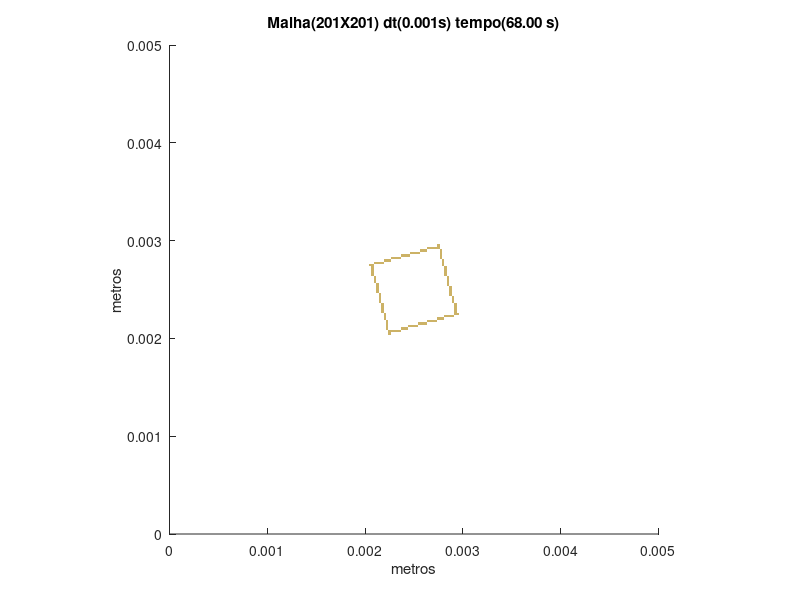

Source code (MATLAB):
set (gca,'PlotBoxAspectRatio',[1 1 1],'Xlim',[0,0.005],'Ylim',[0,0.005])
hold on
title('Malha(201X201) dt(0.001s) tempo(68.00 s)')
hold on
ylabel('metros')
hold on
xlabel('metros')
hold on

fill([0.00223880597014925 0.00223880597014925 0.0022636815920398 0.0022636815920398],[0.00203980099502488 0.00206467661691542 0.00206467661691542 0.00203980099502488],[0.8,0.7,0.4],'LineStyle','none')

fill([0.00223880597014925 0.00223880597014925 0.0022636815920398 0.0022636815920398],[0.00206467661691542 0.00208955223880597 0.00208955223880597 0.00206467661691542],[0.8,0.7,0.4],'LineStyle','none')

fill([0.0022636815920398 0.0022636815920398 0.00228855721393035 0.00228855721393035],[0.00206467661691542 0.00208955223880597 0.00208955223880597 0.00206467661691542],[0.8,0.7,0.4],'LineStyle','none')

fill([0.00228855721393035 0.00228855721393035 0.0023134328358209 0.0023134328358209],[0.00206467661691542 0.00208955223880597 0.00208955223880597 0.00206467661691542],[0.8,0.7,0.4],'LineStyle','none')

fill([0.0023134328358209 0.0023134328358209 0.00233830845771144 0.00233830845771144],[0.00206467661691542 0.00208955223880597 0.00208955223880597 0.00206467661691542],[0.8,0.7,0.4],'LineStyle','none')

fill([0.00233830845771144 0.00233830845771144 0.00236318407960199 0.00236318407960199],[0.00206467661691542 0.00208955223880597 0.00208955223880597 0.00206467661691542],[0.8,0.7,0.4],'LineStyle','none')

fill([0.00221393034825871 0.00221393034825871 0.00223880597014925 0.00223880597014925],[0.00208955223880597 0.00211442786069652 0.00211442786069652 0.00208955223880597],[0.8,0.7,0.4],'LineStyle','none')

fill([0.00236318407960199 0.00236318407960199 0.00238805970149254 0.00238805970149254],[0.00208955223880597 0.00211442786069652 0.00211442786069652 0.00208955223880597],[0.8,0.7,0.4],'LineStyle','none')

fill([0.00238805970149254 0.00238805970149254 0.00241293532338308 0.00241293532338308],[0.00208955223880597 0.00211442786069652 0.00211442786069652 0.00208955223880597],[0.8,0.7,0.4],'LineStyle','none')

fill([0.00241293532338308 0.00241293532338308 0.00243781094527363 0.00243781094527363],[0.00208955223880597 0.00211442786069652 0.00211442786069652 0.00208955223880597],[0.8,0.7,0.4],'LineStyle','none')

fill([0.00221393034825871 0.00221393034825871 0.00223880597014925 0.00223880597014925],[0.00211442786069652 0.00213930348258706 0.00213930348258706 0.00211442786069652],[0.8,0.7,0.4],'LineStyle','none')

fill([0.00243781094527363 0.00243781094527363 0.00246268656716418 0.00246268656716418],[0.00211442786069652 0.00213930348258706 0.00213930348258706 0.00211442786069652],[0.8,0.7,0.4],'LineStyle','none')

fill([0.00246268656716418 0.00246268656716418 0.00248756218905473 0.00248756218905473],[0.00211442786069652 0.00213930348258706 0.00213930348258706 0.00211442786069652],[0.8,0.7,0.4],'LineStyle','none')

fill([0.00248756218905473 0.00248756218905473 0.00251243781094527 0.00251243781094527],[0.00211442786069652 0.00213930348258706 0.00213930348258706 0.00211442786069652],[0.8,0.7,0.4],'LineStyle','none')

fill([0.00251243781094527 0.00251243781094527 0.00253731343283582 0.00253731343283582],[0.00211442786069652 0.00213930348258706 0.00213930348258706 0.00211442786069652],[0.8,0.7,0.4],'LineStyle','none')

fill([0.00221393034825871 0.00221393034825871 0.00223880597014925 0.00223880597014925],[0.00213930348258706 0.00216417910447761 0.00216417910447761 0.00213930348258706],[0.8,0.7,0.4],'LineStyle','none')

fill([0.00253731343283582 0.00253731343283582 0.00256218905472637 0.00256218905472637],[0.00213930348258706 0.00216417910447761 0.00216417910447761 0.00213930348258706],[0.8,0.7,0.4],'LineStyle','none')

fill([0.00256218905472637 0.00256218905472637 0.00258706467661692 0.00258706467661692],[0.00213930348258706 0.00216417910447761 0.00216417910447761 0.00213930348258706],[0.8,0.7,0.4],'LineStyle','none')

fill([0.00258706467661692 0.00258706467661692 0.00261194029850746 0.00261194029850746],[0.00213930348258706 0.00216417910447761 0.00216417910447761 0.00213930348258706],[0.8,0.7,0.4],'LineStyle','none')

fill([0.00261194029850746 0.00261194029850746 0.00263681592039801 0.00263681592039801],[0.00213930348258706 0.00216417910447761 0.00216417910447761 0.00213930348258706],[0.8,0.7,0.4],'LineStyle','none')

fill([0.00221393034825871 0.00221393034825871 0.00223880597014925 0.00223880597014925],[0.00216417910447761 0.00218905472636816 0.00218905472636816 0.00216417910447761],[0.8,0.7,0.4],'LineStyle','none')

fill([0.00263681592039801 0.00263681592039801 0.00266169154228856 0.00266169154228856],[0.00216417910447761 0.00218905472636816 0.00218905472636816 0.00216417910447761],[0.8,0.7,0.4],'LineStyle','none')

fill([0.00266169154228856 0.00266169154228856 0.0026865671641791 0.0026865671641791],[0.00216417910447761 0.00218905472636816 0.00218905472636816 0.00216417910447761],[0.8,0.7,0.4],'LineStyle','none')

fill([0.0026865671641791 0.0026865671641791 0.00271144278606965 0.00271144278606965],[0.00216417910447761 0.00218905472636816 0.00218905472636816 0.00216417910447761],[0.8,0.7,0.4],'LineStyle','none')

fill([0.00271144278606965 0.00271144278606965 0.0027363184079602 0.0027363184079602],[0.00216417910447761 0.00218905472636816 0.00218905472636816 0.00216417910447761],[0.8,0.7,0.4],'LineStyle','none')

fill([0.00218905472636816 0.00218905472636816 0.00221393034825871 0.00221393034825871],[0.00218905472636816 0.00221393034825871 0.00221393034825871 0.00218905472636816],[0.8,0.7,0.4],'LineStyle','none')

fill([0.0027363184079602 0.0027363184079602 0.00276119402985075 0.00276119402985075],[0.00218905472636816 0.00221393034825871 0.00221393034825871 0.00218905472636816],[0.8,0.7,0.4],'LineStyle','none')

fill([0.00276119402985075 0.00276119402985075 0.00278606965174129 0.00278606965174129],[0.00218905472636816 0.00221393034825871 0.00221393034825871 0.00218905472636816],[0.8,0.7,0.4],'LineStyle','none')

fill([0.00278606965174129 0.00278606965174129 0.00281094527363184 0.00281094527363184],[0.00218905472636816 0.00221393034825871 0.00221393034825871 0.00218905472636816],[0.8,0.7,0.4],'LineStyle','none')

fill([0.00218905472636816 0.00218905472636816 0.00221393034825871 0.00221393034825871],[0.00221393034825871 0.00223880597014925 0.00223880597014925 0.00221393034825871],[0.8,0.7,0.4],'LineStyle','none')

fill([0.00281094527363184 0.00281094527363184 0.00283582089552239 0.00283582089552239],[0.00221393034825871 0.00223880597014925 0.00223880597014925 0.00221393034825871],[0.8,0.7,0.4],'LineStyle','none')

fill([0.00283582089552239 0.00283582089552239 0.00286069651741294 0.00286069651741294],[0.00221393034825871 0.00223880597014925 0.00223880597014925 0.00221393034825871],[0.8,0.7,0.4],'LineStyle','none')

fill([0.00286069651741294 0.00286069651741294 0.00288557213930348 0.00288557213930348],[0.00221393034825871 0.00223880597014925 0.00223880597014925 0.00221393034825871],[0.8,0.7,0.4],'LineStyle','none')

fill([0.00288557213930348 0.00288557213930348 0.00291044776119403 0.00291044776119403],[0.00221393034825871 0.00223880597014925 0.00223880597014925 0.00221393034825871],[0.8,0.7,0.4],'LineStyle','none')

fill([0.00218905472636816 0.00218905472636816 0.00221393034825871 0.00221393034825871],[0.00223880597014925 0.0022636815920398 0.0022636815920398 0.00223880597014925],[0.8,0.7,0.4],'LineStyle','none')

fill([0.00291044776119403 0.00291044776119403 0.00293532338308458 0.00293532338308458],[0.00223880597014925 0.0022636815920398 0.0022636815920398 0.00223880597014925],[0.8,0.7,0.4],'LineStyle','none')

fill([0.00293532338308458 0.00293532338308458 0.00296019900497512 0.00296019900497512],[0.00223880597014925 0.0022636815920398 0.0022636815920398 0.00223880597014925],[0.8,0.7,0.4],'LineStyle','none')

fill([0.00216417910447761 0.00216417910447761 0.00218905472636816 0.00218905472636816],[0.0022636815920398 0.00228855721393035 0.00228855721393035 0.0022636815920398],[0.8,0.7,0.4],'LineStyle','none')

fill([0.00291044776119403 0.00291044776119403 0.00293532338308458 0.00293532338308458],[0.0022636815920398 0.00228855721393035 0.00228855721393035 0.0022636815920398],[0.8,0.7,0.4],'LineStyle','none')

fill([0.00216417910447761 0.00216417910447761 0.00218905472636816 0.00218905472636816],[0.00228855721393035 0.0023134328358209 0.0023134328358209 0.00228855721393035],[0.8,0.7,0.4],'LineStyle','none')

fill([0.00291044776119403 0.00291044776119403 0.00293532338308458 0.00293532338308458],[0.00228855721393035 0.0023134328358209 0.0023134328358209 0.00228855721393035],[0.8,0.7,0.4],'LineStyle','none')

fill([0.00216417910447761 0.00216417910447761 0.00218905472636816 0.00218905472636816],[0.0023134328358209 0.00233830845771144 0.00233830845771144 0.0023134328358209],[0.8,0.7,0.4],'LineStyle','none')

fill([0.00291044776119403 0.00291044776119403 0.00293532338308458 0.00293532338308458],[0.0023134328358209 0.00233830845771144 0.00233830845771144 0.0023134328358209],[0.8,0.7,0.4],'LineStyle','none')

fill([0.00216417910447761 0.00216417910447761 0.00218905472636816 0.00218905472636816],[0.00233830845771144 0.00236318407960199 0.00236318407960199 0.00233830845771144],[0.8,0.7,0.4],'LineStyle','none')

fill([0.00291044776119403 0.00291044776119403 0.00293532338308458 0.00293532338308458],[0.00233830845771144 0.00236318407960199 0.00236318407960199 0.00233830845771144],[0.8,0.7,0.4],'LineStyle','none')

fill([0.00213930348258706 0.00213930348258706 0.00216417910447761 0.00216417910447761],[0.00236318407960199 0.00238805970149254 0.00238805970149254 0.00236318407960199],[0.8,0.7,0.4],'LineStyle','none')

fill([0.00288557213930348 0.00288557213930348 0.00291044776119403 0.00291044776119403],[0.00236318407960199 0.00238805970149254 0.00238805970149254 0.00236318407960199],[0.8,0.7,0.4],'LineStyle','none')

fill([0.00213930348258706 0.00213930348258706 0.00216417910447761 0.00216417910447761],[0.00238805970149254 0.00241293532338308 0.00241293532338308 0.00238805970149254],[0.8,0.7,0.4],'LineStyle','none')

fill([0.00288557213930348 0.00288557213930348 0.00291044776119403 0.00291044776119403],[0.00238805970149254 0.00241293532338308 0.00241293532338308 0.00238805970149254],[0.8,0.7,0.4],'LineStyle','none')

fill([0.00213930348258706 0.00213930348258706 0.00216417910447761 0.00216417910447761],[0.00241293532338308 0.00243781094527363 0.00243781094527363 0.00241293532338308],[0.8,0.7,0.4],'LineStyle','none')

fill([0.00288557213930348 0.00288557213930348 0.00291044776119403 0.00291044776119403],[0.00241293532338308 0.00243781094527363 0.00243781094527363 0.00241293532338308],[0.8,0.7,0.4],'LineStyle','none')

fill([0.00213930348258706 0.00213930348258706 0.00216417910447761 0.00216417910447761],[0.00243781094527363 0.00246268656716418 0.00246268656716418 0.00243781094527363],[0.8,0.7,0.4],'LineStyle','none')

fill([0.00286069651741294 0.00286069651741294 0.00288557213930348 0.00288557213930348],[0.00243781094527363 0.00246268656716418 0.00246268656716418 0.00243781094527363],[0.8,0.7,0.4],'LineStyle','none')

fill([0.00211442786069652 0.00211442786069652 0.00213930348258706 0.00213930348258706],[0.00246268656716418 0.00248756218905473 0.00248756218905473 0.00246268656716418],[0.8,0.7,0.4],'LineStyle','none')

fill([0.00286069651741294 0.00286069651741294 0.00288557213930348 0.00288557213930348],[0.00246268656716418 0.00248756218905473 0.00248756218905473 0.00246268656716418],[0.8,0.7,0.4],'LineStyle','none')

fill([0.00211442786069652 0.00211442786069652 0.00213930348258706 0.00213930348258706],[0.00248756218905473 0.00251243781094527 0.00251243781094527 0.00248756218905473],[0.8,0.7,0.4],'LineStyle','none')

fill([0.00286069651741294 0.00286069651741294 0.00288557213930348 0.00288557213930348],[0.00248756218905473 0.00251243781094527 0.00251243781094527 0.00248756218905473],[0.8,0.7,0.4],'LineStyle','none')

fill([0.00211442786069652 0.00211442786069652 0.00213930348258706 0.00213930348258706],[0.00251243781094527 0.00253731343283582 0.00253731343283582 0.00251243781094527],[0.8,0.7,0.4],'LineStyle','none')

fill([0.00286069651741294 0.00286069651741294 0.00288557213930348 0.00288557213930348],[0.00251243781094527 0.00253731343283582 0.00253731343283582 0.00251243781094527],[0.8,0.7,0.4],'LineStyle','none')

fill([0.00211442786069652 0.00211442786069652 0.00213930348258706 0.00213930348258706],[0.00253731343283582 0.00256218905472637 0.00256218905472637 0.00253731343283582],[0.8,0.7,0.4],'LineStyle','none')

fill([0.00283582089552239 0.00283582089552239 0.00286069651741294 0.00286069651741294],[0.00253731343283582 0.00256218905472637 0.00256218905472637 0.00253731343283582],[0.8,0.7,0.4],'LineStyle','none')

fill([0.00208955223880597 0.00208955223880597 0.00211442786069652 0.00211442786069652],[0.00256218905472637 0.00258706467661692 0.00258706467661692 0.00256218905472637],[0.8,0.7,0.4],'LineStyle','none')

fill([0.00283582089552239 0.00283582089552239 0.00286069651741294 0.00286069651741294],[0.00256218905472637 0.00258706467661692 0.00258706467661692 0.00256218905472637],[0.8,0.7,0.4],'LineStyle','none')

fill([0.00208955223880597 0.00208955223880597 0.00211442786069652 0.00211442786069652],[0.00258706467661692 0.00261194029850746 0.00261194029850746 0.00258706467661692],[0.8,0.7,0.4],'LineStyle','none')

fill([0.00283582089552239 0.00283582089552239 0.00286069651741294 0.00286069651741294],[0.00258706467661692 0.00261194029850746 0.00261194029850746 0.00258706467661692],[0.8,0.7,0.4],'LineStyle','none')

fill([0.00208955223880597 0.00208955223880597 0.00211442786069652 0.00211442786069652],[0.00261194029850746 0.00263681592039801 0.00263681592039801 0.00261194029850746],[0.8,0.7,0.4],'LineStyle','none')

fill([0.00283582089552239 0.00283582089552239 0.00286069651741294 0.00286069651741294],[0.00261194029850746 0.00263681592039801 0.00263681592039801 0.00261194029850746],[0.8,0.7,0.4],'LineStyle','none')

fill([0.00206467661691542 0.00206467661691542 0.00208955223880597 0.00208955223880597],[0.00263681592039801 0.00266169154228856 0.00266169154228856 0.00263681592039801],[0.8,0.7,0.4],'LineStyle','none')

fill([0.00281094527363184 0.00281094527363184 0.00283582089552239 0.00283582089552239],[0.00263681592039801 0.00266169154228856 0.00266169154228856 0.00263681592039801],[0.8,0.7,0.4],'LineStyle','none')

fill([0.00206467661691542 0.00206467661691542 0.00208955223880597 0.00208955223880597],[0.00266169154228856 0.0026865671641791 0.0026865671641791 0.00266169154228856],[0.8,0.7,0.4],'LineStyle','none')

fill([0.00281094527363184 0.00281094527363184 0.00283582089552239 0.00283582089552239],[0.00266169154228856 0.0026865671641791 0.0026865671641791 0.00266169154228856],[0.8,0.7,0.4],'LineStyle','none')

fill([0.00206467661691542 0.00206467661691542 0.00208955223880597 0.00208955223880597],[0.0026865671641791 0.00271144278606965 0.00271144278606965 0.0026865671641791],[0.8,0.7,0.4],'LineStyle','none')

fill([0.00281094527363184 0.00281094527363184 0.00283582089552239 0.00283582089552239],[0.0026865671641791 0.00271144278606965 0.00271144278606965 0.0026865671641791],[0.8,0.7,0.4],'LineStyle','none')

fill([0.00206467661691542 0.00206467661691542 0.00208955223880597 0.00208955223880597],[0.00271144278606965 0.0027363184079602 0.0027363184079602 0.00271144278606965],[0.8,0.7,0.4],'LineStyle','none')

fill([0.00281094527363184 0.00281094527363184 0.00283582089552239 0.00283582089552239],[0.00271144278606965 0.0027363184079602 0.0027363184079602 0.00271144278606965],[0.8,0.7,0.4],'LineStyle','none')

fill([0.00203980099502488 0.00203980099502488 0.00206467661691542 0.00206467661691542],[0.0027363184079602 0.00276119402985075 0.00276119402985075 0.0027363184079602],[0.8,0.7,0.4],'LineStyle','none')

fill([0.00206467661691542 0.00206467661691542 0.00208955223880597 0.00208955223880597],[0.0027363184079602 0.00276119402985075 0.00276119402985075 0.0027363184079602],[0.8,0.7,0.4],'LineStyle','none')

fill([0.00278606965174129 0.00278606965174129 0.00281094527363184 0.00281094527363184],[0.0027363184079602 0.00276119402985075 0.00276119402985075 0.0027363184079602],[0.8,0.7,0.4],'LineStyle','none')

fill([0.00208955223880597 0.00208955223880597 0.00211442786069652 0.00211442786069652],[0.00276119402985075 0.00278606965174129 0.00278606965174129 0.00276119402985075],[0.8,0.7,0.4],'LineStyle','none')

fill([0.00211442786069652 0.00211442786069652 0.00213930348258706 0.00213930348258706],[0.00276119402985075 0.00278606965174129 0.00278606965174129 0.00276119402985075],[0.8,0.7,0.4],'LineStyle','none')

fill([0.00213930348258706 0.00213930348258706 0.00216417910447761 0.00216417910447761],[0.00276119402985075 0.00278606965174129 0.00278606965174129 0.00276119402985075],[0.8,0.7,0.4],'LineStyle','none')

fill([0.00216417910447761 0.00216417910447761 0.00218905472636816 0.00218905472636816],[0.00276119402985075 0.00278606965174129 0.00278606965174129 0.00276119402985075],[0.8,0.7,0.4],'LineStyle','none')

fill([0.00278606965174129 0.00278606965174129 0.00281094527363184 0.00281094527363184],[0.00276119402985075 0.00278606965174129 0.00278606965174129 0.00276119402985075],[0.8,0.7,0.4],'LineStyle','none')

fill([0.00218905472636816 0.00218905472636816 0.00221393034825871 0.00221393034825871],[0.00278606965174129 0.00281094527363184 0.00281094527363184 0.00278606965174129],[0.8,0.7,0.4],'LineStyle','none')

fill([0.00221393034825871 0.00221393034825871 0.00223880597014925 0.00223880597014925],[0.00278606965174129 0.00281094527363184 0.00281094527363184 0.00278606965174129],[0.8,0.7,0.4],'LineStyle','none')

fill([0.00223880597014925 0.00223880597014925 0.0022636815920398 0.0022636815920398],[0.00278606965174129 0.00281094527363184 0.00281094527363184 0.00278606965174129],[0.8,0.7,0.4],'LineStyle','none')

fill([0.00278606965174129 0.00278606965174129 0.00281094527363184 0.00281094527363184],[0.00278606965174129 0.00281094527363184 0.00281094527363184 0.00278606965174129],[0.8,0.7,0.4],'LineStyle','none')

fill([0.0022636815920398 0.0022636815920398 0.00228855721393035 0.00228855721393035],[0.00281094527363184 0.00283582089552239 0.00283582089552239 0.00281094527363184],[0.8,0.7,0.4],'LineStyle','none')

fill([0.00228855721393035 0.00228855721393035 0.0023134328358209 0.0023134328358209],[0.00281094527363184 0.00283582089552239 0.00283582089552239 0.00281094527363184],[0.8,0.7,0.4],'LineStyle','none')

fill([0.0023134328358209 0.0023134328358209 0.00233830845771144 0.00233830845771144],[0.00281094527363184 0.00283582089552239 0.00283582089552239 0.00281094527363184],[0.8,0.7,0.4],'LineStyle','none')

fill([0.00233830845771144 0.00233830845771144 0.00236318407960199 0.00236318407960199],[0.00281094527363184 0.00283582089552239 0.00283582089552239 0.00281094527363184],[0.8,0.7,0.4],'LineStyle','none')

fill([0.00276119402985075 0.00276119402985075 0.00278606965174129 0.00278606965174129],[0.00281094527363184 0.00283582089552239 0.00283582089552239 0.00281094527363184],[0.8,0.7,0.4],'LineStyle','none')

fill([0.00236318407960199 0.00236318407960199 0.00238805970149254 0.00238805970149254],[0.00283582089552239 0.00286069651741294 0.00286069651741294 0.00283582089552239],[0.8,0.7,0.4],'LineStyle','none')

fill([0.00238805970149254 0.00238805970149254 0.00241293532338308 0.00241293532338308],[0.00283582089552239 0.00286069651741294 0.00286069651741294 0.00283582089552239],[0.8,0.7,0.4],'LineStyle','none')

fill([0.00241293532338308 0.00241293532338308 0.00243781094527363 0.00243781094527363],[0.00283582089552239 0.00286069651741294 0.00286069651741294 0.00283582089552239],[0.8,0.7,0.4],'LineStyle','none')

fill([0.00243781094527363 0.00243781094527363 0.00246268656716418 0.00246268656716418],[0.00283582089552239 0.00286069651741294 0.00286069651741294 0.00283582089552239],[0.8,0.7,0.4],'LineStyle','none')

fill([0.00276119402985075 0.00276119402985075 0.00278606965174129 0.00278606965174129],[0.00283582089552239 0.00286069651741294 0.00286069651741294 0.00283582089552239],[0.8,0.7,0.4],'LineStyle','none')

fill([0.00246268656716418 0.00246268656716418 0.00248756218905473 0.00248756218905473],[0.00286069651741294 0.00288557213930348 0.00288557213930348 0.00286069651741294],[0.8,0.7,0.4],'LineStyle','none')

fill([0.00248756218905473 0.00248756218905473 0.00251243781094527 0.00251243781094527],[0.00286069651741294 0.00288557213930348 0.00288557213930348 0.00286069651741294],[0.8,0.7,0.4],'LineStyle','none')

fill([0.00251243781094527 0.00251243781094527 0.00253731343283582 0.00253731343283582],[0.00286069651741294 0.00288557213930348 0.00288557213930348 0.00286069651741294],[0.8,0.7,0.4],'LineStyle','none')

fill([0.00253731343283582 0.00253731343283582 0.00256218905472637 0.00256218905472637],[0.00286069651741294 0.00288557213930348 0.00288557213930348 0.00286069651741294],[0.8,0.7,0.4],'LineStyle','none')

fill([0.00276119402985075 0.00276119402985075 0.00278606965174129 0.00278606965174129],[0.00286069651741294 0.00288557213930348 0.00288557213930348 0.00286069651741294],[0.8,0.7,0.4],'LineStyle','none')

fill([0.00256218905472637 0.00256218905472637 0.00258706467661692 0.00258706467661692],[0.00288557213930348 0.00291044776119403 0.00291044776119403 0.00288557213930348],[0.8,0.7,0.4],'LineStyle','none')

fill([0.00258706467661692 0.00258706467661692 0.00261194029850746 0.00261194029850746],[0.00288557213930348 0.00291044776119403 0.00291044776119403 0.00288557213930348],[0.8,0.7,0.4],'LineStyle','none')

fill([0.00261194029850746 0.00261194029850746 0.00263681592039801 0.00263681592039801],[0.00288557213930348 0.00291044776119403 0.00291044776119403 0.00288557213930348],[0.8,0.7,0.4],'LineStyle','none')

fill([0.00276119402985075 0.00276119402985075 0.00278606965174129 0.00278606965174129],[0.00288557213930348 0.00291044776119403 0.00291044776119403 0.00288557213930348],[0.8,0.7,0.4],'LineStyle','none')

fill([0.00263681592039801 0.00263681592039801 0.00266169154228856 0.00266169154228856],[0.00291044776119403 0.00293532338308458 0.00293532338308458 0.00291044776119403],[0.8,0.7,0.4],'LineStyle','none')

fill([0.00266169154228856 0.00266169154228856 0.0026865671641791 0.0026865671641791],[0.00291044776119403 0.00293532338308458 0.00293532338308458 0.00291044776119403],[0.8,0.7,0.4],'LineStyle','none')

fill([0.0026865671641791 0.0026865671641791 0.00271144278606965 0.00271144278606965],[0.00291044776119403 0.00293532338308458 0.00293532338308458 0.00291044776119403],[0.8,0.7,0.4],'LineStyle','none')

fill([0.00271144278606965 0.00271144278606965 0.0027363184079602 0.0027363184079602],[0.00291044776119403 0.00293532338308458 0.00293532338308458 0.00291044776119403],[0.8,0.7,0.4],'LineStyle','none')

fill([0.0027363184079602 0.0027363184079602 0.00276119402985075 0.00276119402985075],[0.00291044776119403 0.00293532338308458 0.00293532338308458 0.00291044776119403],[0.8,0.7,0.4],'LineStyle','none')

fill([0.0027363184079602 0.0027363184079602 0.00276119402985075 0.00276119402985075],[0.00293532338308458 0.00296019900497512 0.00296019900497512 0.00293532338308458],[0.8,0.7,0.4],'LineStyle','none')
